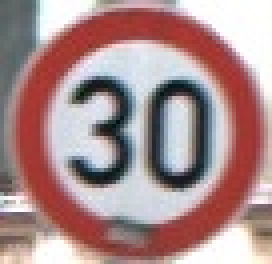
#> input picture templates/class_1/00225_0.jpg, 68 x 66 px, found by its file name (shown 4 times larger)
$ python mainSift.py
#> lines starting #> are read from the running program, lines starting #| are printed output that depends on the picture; after the words box and inside, x2 and y2 are one past the last pixel; in counts of white or black regions, pixels touching at a corner belong together; pictures that were not available may be replaced by others from this repository, and a replacement may not be noted
#> further down, template is the input picture: shape (66, 68, 3); mean B, G, R 142.6, 141.9, 171.7
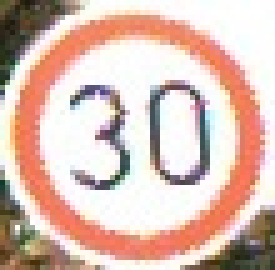
#> input picture templates/class_1/00012_0.jpg, 55 x 54 px, given in place of 00225.jpg, which was not available (shown 5 times larger)
#> further down, scene is the input picture: shape (54, 55, 3); mean B, G, R 179.1, 190, 218.7
### crc/SiftDetector.py
import cv2
import numpy as np


def detect_with_sift(template_image, scene_image, min_matches=6):
#> called with min_matches = 6
    template_gray = cv2.cvtColor(template_image, cv2.COLOR_BGR2GRAY)
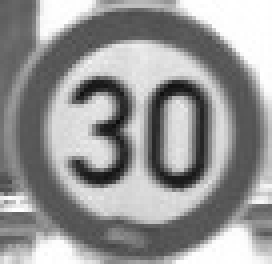
#> template_gray: shape (66, 68) (shown 4 times larger); min 12, max 255, mean 150.9
    scene_gray = cv2.cvtColor(scene_image, cv2.COLOR_BGR2GRAY)
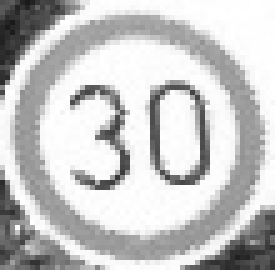
#> scene_gray: shape (54, 55) (shown 5 times larger); min 26, max 255, mean 197.3

    sift = cv2.SIFT_create()

    kp1, des1 = sift.detectAndCompute(template_gray, None)
#> kp1 = 27 keypoints; strongest (x, y, size): (25, 26, 4), (27, 32, 4.1), (45, 27, 4.2), (20, 42, 3.4)
    kp2, des2 = sift.detectAndCompute(scene_gray, None)
#> kp2 = 38 keypoints; strongest (x, y, size): (22, 27, 2.8), (42, 49, 2.7), (4, 38, 2.5), (13, 5, 2.7)

    print("Template keypoints:", 0 if kp1 is None else len(kp1))
#| Template keypoints: 27
    print("Scene keypoints:", 0 if kp2 is None else len(kp2))
#| Scene keypoints: 38

    if des1 is None or des2 is None:
        print("Reason: No descriptors")
        return False, None, 0

    matcher = cv2.BFMatcher(cv2.NORM_L2)
    matches = matcher.knnMatch(des1, des2, k=2)
#> matches = 27 matches

    good_matches = []

    for pair in matches:
        if len(pair) < 2:
            continue

        m, n = pair

        if m.distance < 0.75 * n.distance:
            good_matches.append(m)
#> this loop made 27 passes
#> after the loop, good_matches = 5 matches

    print("Good matches:", len(good_matches))
#| Good matches: 5

    if len(good_matches) < min_matches:
        print("Reason: Not enough good matches")
        return False, None, len(good_matches)

    src_points = np.float32(
        [kp1[m.queryIdx].pt for m in good_matches]
    ).reshape(-1, 1, 2)

    dst_points = np.float32(
        [kp2[m.trainIdx].pt for m in good_matches]
    ).reshape(-1, 1, 2)

    H, mask = cv2.findHomography(src_points, dst_points, cv2.RANSAC, 5.0)

    if H is None:
        print("Reason: Homography failed")
        return False, None, len(good_matches)

    h, w = template_gray.shape

    corners = np.float32([
        [0, 0],
        [w, 0],
        [w, h],
        [0, h]
    ]).reshape(-1, 1, 2)

    scene_corners = cv2.perspectiveTransform(corners, H)

    return True, scene_corners, len(good_matches)


# [22 lines left out: function draw_detection, not called in this run]

### crc/mainSift.py
import os
import cv2
from SiftDetector import detect_with_sift, draw_detection


template_path = r"templates\class_1\00225_0.jpg"
scene_path = r"archive (1)\GTSDB_Train_and_Test\Train\images\00225.jpg"
template = cv2.imread(template_path)
scene = cv2.imread(scene_path)

if template is None:
    raise FileNotFoundError(f"Could not read template: {template_path}")

if scene is None:
    raise FileNotFoundError(f"Could not read scene image: {scene_path}")

detected, corners, matches_count = detect_with_sift(
    template_image=template,
    scene_image=scene,
    min_matches=6
)
#> detected = False; matches_count = 5

print("Detected:", detected)
#| Detected: False
print("Good matches:", matches_count)
#| Good matches: 5

if detected:
    output = draw_detection(scene, corners, matches_count)
else:
    output = scene.copy()
    cv2.putText(
        output,
        "No detection",
        (30, 40),
        cv2.FONT_HERSHEY_SIMPLEX,
        1,
        (0, 0, 255),
        2
    )
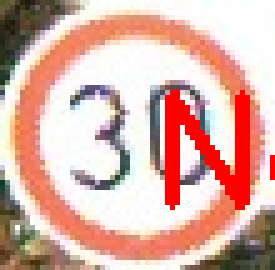
#> output: shape (54, 55, 3) (shown 5 times larger); 6.84% of pixels changed, all inside (x1, y1, x2, y2) = (33, 18, 55, 42)

os.makedirs(r"..\Resultats\detections_sift", exist_ok=True)

output_path = r"..\Resultats\detections_sift\sift_result.jpg"
cv2.imwrite(output_path, output)

print("Saved result to:", output_path)
